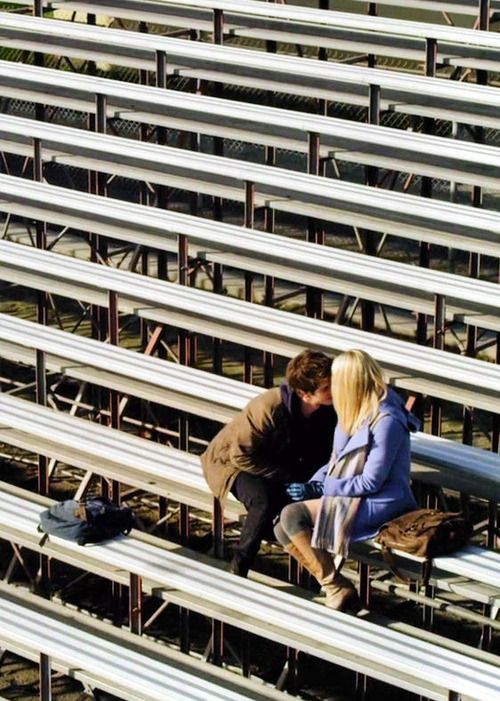
#> input picture photos/spider.jpg, 500 x 701 px
$ python draw.py
#> lines starting #> are read from the running program, lines starting #| are printed output that depends on the picture
import cv2 as cv
import numpy as np

blank = np.zeros((500,500,3), dtype='uint8')
cv.imshow('blank', blank)
img = cv.imread('photos/spider.jpg')
#> img is the input picture: shape (701, 500, 3); mean B, G, R 116.4, 125.3, 129.9
cv.imshow('spider', img)

# #paint
# blank [200:300, 200:400] = 0,255,255
# cv.imshow('green', blank)

#rectangle
cv.rectangle(blank, (0,0), (400,250), (255,255,0), thickness=cv.FILLED)
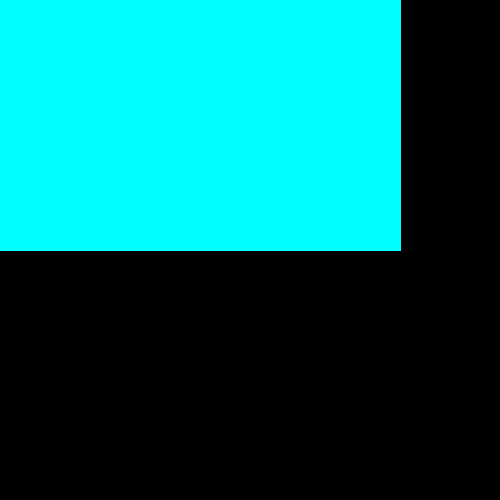
#> blank: shape (500, 500, 3); mean of channels 0, 1, 2 102.7, 102.7, 0; drawn as B, G, R
cv.imshow('rectangle',blank)

#circle
cv.circle(blank, (250,250), 40, (0,0,255), thickness=5)
cv.imshow('circle',blank)
#center
cv.circle(blank, (blank.shape[1]//2,blank.shape[0]//2), 80, (0,255,255), thickness=10)
cv.imshow('circle',blank)
#line
cv.line(blank, (0,0), (250,250), (255,255,255), thickness=5)
cv.imshow('line',blank)
#text
cv.putText(blank,'this working?', (255,255), cv.FONT_HERSHEY_TRIPLEX, 1.0, (0.255,200), 2)
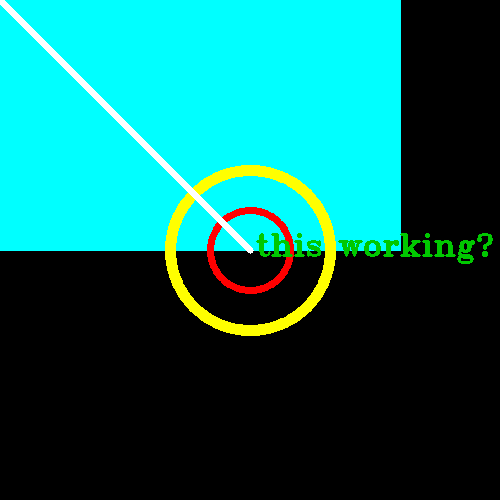
#> blank: shape (500, 500, 3); mean of channels 0, 1, 2 98.2, 105.6, 9.6; drawn as B, G, R
cv.imshow('text',blank)

cv.waitKey(0)
